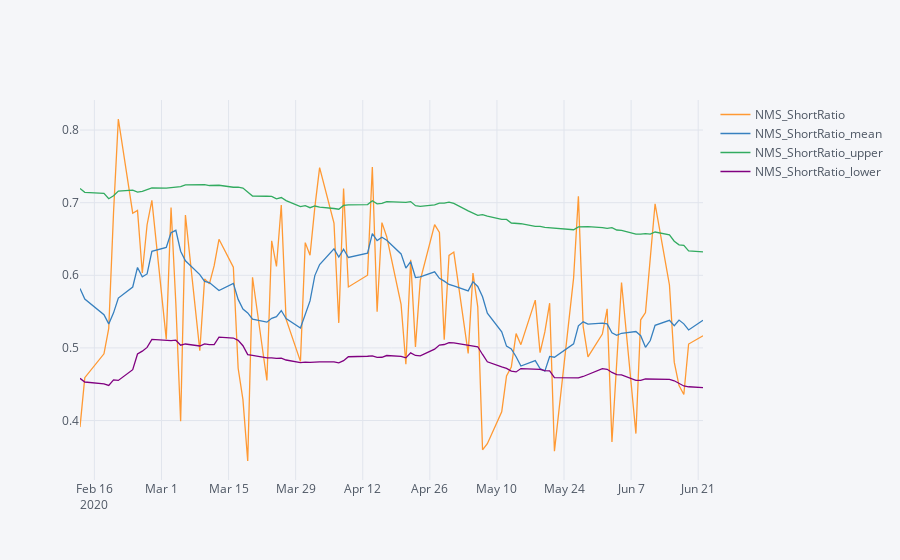
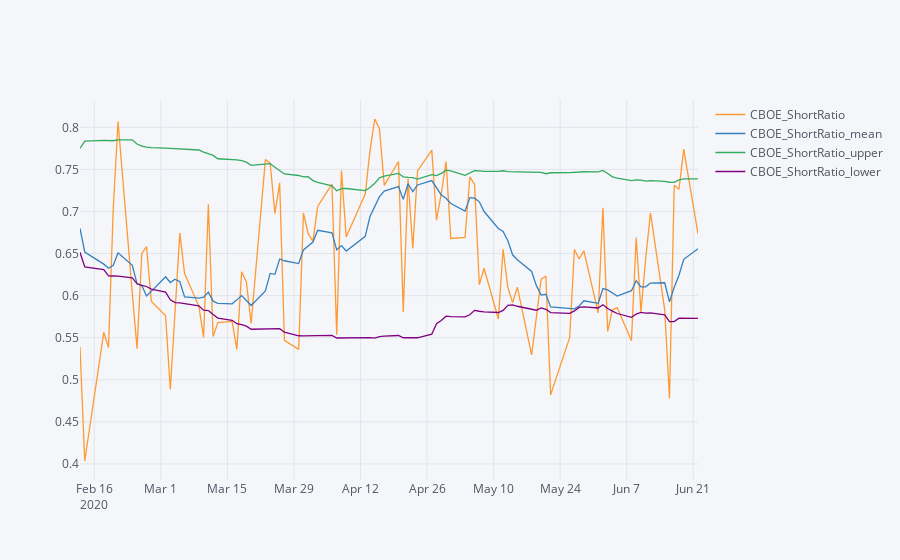

Notebook code for these charts, in order:
### Code cell
single_stock_bound_view(short, 'W', ['NMS_ShortRatio', 'CBOE_ShortRatio'], 50, 1, 90)
